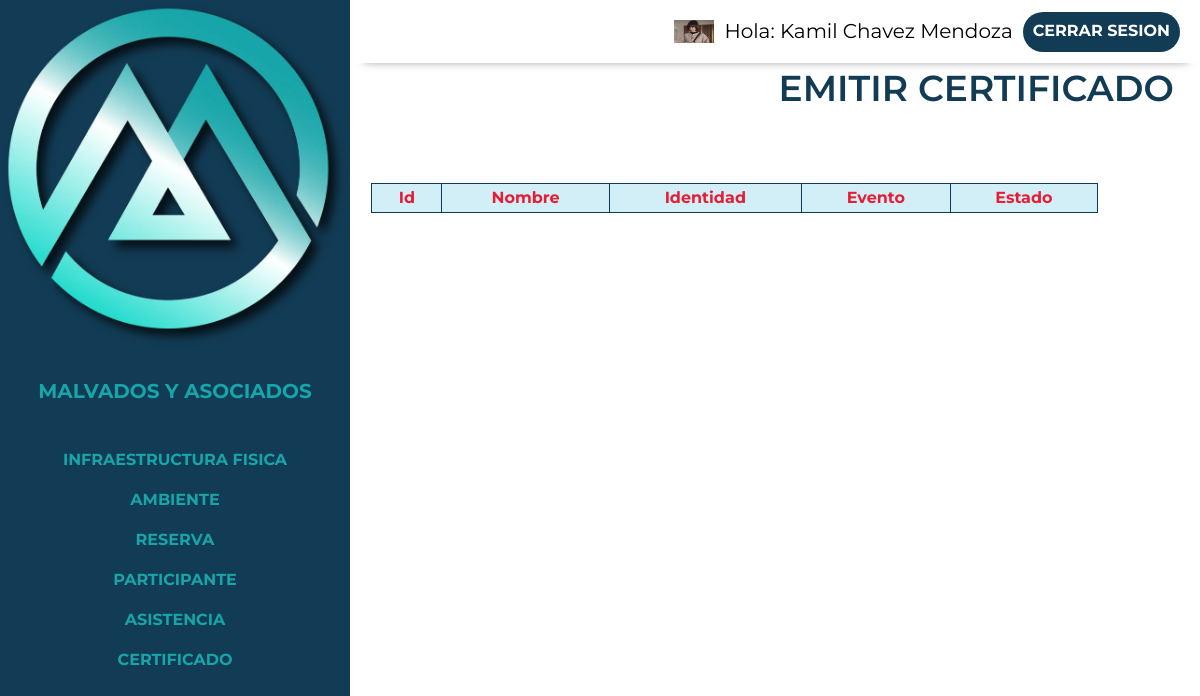
Page /control/certificado.php?id_evento=3 (signed in) on the earlier database version.
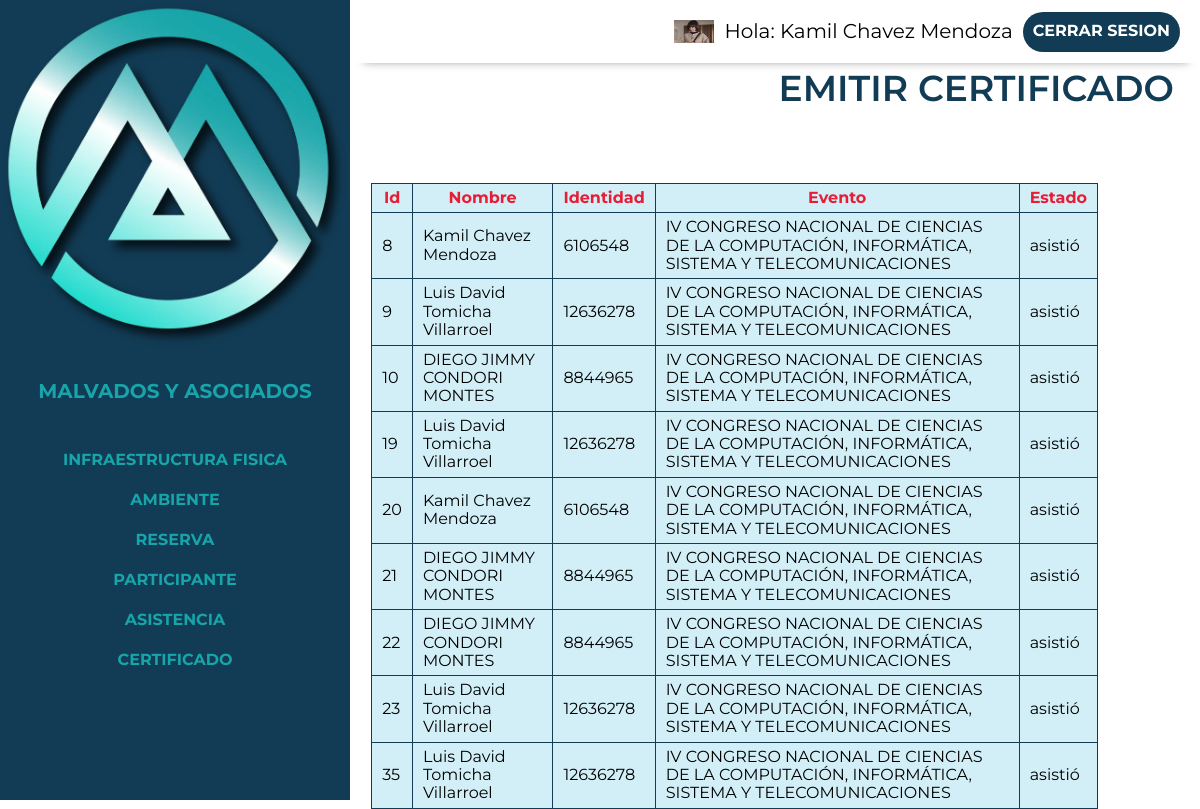
Same page on the later database version.
### tables this page shows
CREATE TABLE `usuario` (
  `id_usuario` int(20) NOT NULL,
  `nombre` varchar(60) NOT NULL,
  `apPaterno` varchar(50) NOT NULL,
  `apMaterno` varchar(50) NOT NULL,
  `email` varchar(60) NOT NULL,
  `password` char(60) DEFAULT NULL,
  `estado` varchar(60) DEFAULT NULL,
  `identidad` varchar(60) NOT NULL,
  `foto` varchar(200) DEFAULT NULL,
  `usuario` varchar(50) DEFAULT NULL,
  `celular` varchar(20) DEFAULT NULL,
  `fechaRegistro` date DEFAULT NULL,
  `token` varchar(50) DEFAULT NULL
);

CREATE TABLE `asistencia` (
  `id_asistencia` int(20) NOT NULL,
  `id_evento` int(20) NOT NULL,
  `id_usuario` int(11) NOT NULL,
  `fecha` date NOT NULL,
  `hora_entrada` time NOT NULL,
  `detalle_asistencia` text NOT NULL
);

CREATE TABLE `evento` (
  `id_evento` int(20) NOT NULL,
  `fechaEvento` date DEFAULT NULL,
  `nombreEvento` varchar(225) NOT NULL,
  `Duracion` int(45) NOT NULL,
  `descripcion` longtext NOT NULL,
  `imagen` varchar(200) DEFAULT NULL,
  `id_ambiente` int(11) NOT NULL,
  `gratuito` varchar(2) DEFAULT 'no',
  `costo` decimal(10,0) DEFAULT NULL,
  `fechaFin` date DEFAULT NULL,
  `hora_ini` time NOT NULL,
  `hora_fin` time NOT NULL,
  `estado` varchar(60) NOT NULL
);

### control/certificado.php (the view, shortened to what this page needs)
<?php require'includes/header.php';
    include("../app/conexion.php");
    if(isset($_GET['id_evento'])){
        $id_evento=$_GET['id_evento'];
        $sql="select *from asistencia where id_evento='".$id_evento."'";
        $resultado=mysqli_query($conectar, $sql);
    }
    else{
        $sql="select *from asistencia";
        $resultado=mysqli_query($conectar, $sql);
    }
?>
<div class="contenedor">
    <div class="listar ">
        <h2 >Emitir Certificado </h2>
    </div>
    <br/>
    <div class="tlis">
            <table  >
                <thead>
                    <tr>
                        <th data-titulo="Id:">Id</th>
                        <th data-titulo="Nombre:">Nombre</th>
                        <th data-titulo="Identidad:">Identidad</th>
                        <th data-titulo="Evento:">Evento</th>
                        <th data-titulo="Estado:">Estado</th>
                    </tr>
                </thead>
                <tbody>
                     <?php
                            while($filas=mysqli_fetch_assoc($resultado)){
                        ?>
                    <tr>
                            <?php
                            $i=$filas['id_usuario'];
                            $sql1="select *from usuario where id_usuario='".$i."'";
                            $res1=mysqli_query($conectar,$sql1);
                            $fil=mysqli_fetch_assoc($res1);
                            $i2=$filas['id_evento'];
                            $sql2="select *from evento where id_evento='".$i2."'";
                            $res2=mysqli_query($conectar,$sql2);
                            $fila=mysqli_fetch_assoc($res2);
                            ?>
                        <td data-titulo="Id:"><?php echo $filas['id_asistencia']?></td>
                        <td data-titulo="Nombre:"><?php echo $fil['nombre']." ".$fil['apPaterno']." ".$fil['apMaterno'];?></td>
                        <td data-titulo="Identidad:"><?php echo $fil['identidad']?></td>
                        <td data-titulo="Evento:"><?php echo $fila['nombreEvento']?></td>
                        <td data-titulo="Pago:"><?php echo $filas['detalle_asistencia']?></td>
                    </tr>
                    <?php
                    }
                    ?>
                </tbody>
            </table>
         </div>
</div>
<?php require 'includes/footer.php' ?>

### control/includes/header.php (shortened to what this page needs)
<!DOCTYPE html>
<html lang="en">
<head>
    <link rel="stylesheet" href="https://cdn.jsdelivr.net/npm/bootstrap-icons@1.10.4/font/bootstrap-icons.css">
    <link rel="stylesheet" href="../build/css/app.css">
    <link href="https://cdn.jsdelivr.net/npm/select2@4.1.0-rc.0/dist/css/select2.min.css" rel="stylesheet" />
</head>
<body>
<div class="dashboard">
    <aside class="sidebar">
        <div class="logo-principal">
            <img  loading="lazy"  width="50" heigth="80" src="../build/img/control/logo.webp" alt="desdeaqui">
            <a href="index.php"><h3>  Malvados y Asociados </h3></a>
        </div>
        <nav class="sidebar-nav flex">
            <a href="infraestructura.php">Infraestructura Fisica</a>
            <a href="ambiente.php">Ambiente</a>
            <a href="reserva.php">Reserva</a>
            <a href="participante.php">Participante</a>
            <a href="asistencia.php">Asistencia</a>
                <a href="certificado.php">Certificado</a>
        </nav>
    </aside>
    <div class="principal">
        <div class="barra flex">
            <img src="../build/img/control/sara.webp"  style="width:40px;height:23px;" class="rounded-pill">
            <p>Hola: <span>
                <?php
                $id=$_SESSION['id'];
                include("../app/conexion.php");
                $sql="select nombre, apPaterno, apMaterno from usuario where id_usuario='$id'";
                $resultado=mysqli_query($conectar,$sql);
                $filas=mysqli_fetch_assoc($resultado);
                 echo $filas['nombre'].' '.$filas['apPaterno'].' '.$filas['apMaterno'];
                ?>
                </span></p>
            <a href="../login/cerrar_session.php" class="cerrar-sesion">Cerrar Sesion</a>
        </div>

### control/includes/footer.php (shortened to what this page needs)
</body>
</html>

### build/css/app.css (style rules this page uses)
html { box-sizing:border-box;font-size:62.5% }
*,:after,:before { box-sizing:inherit }
body { font-family:Montserrat,sans-serif;font-size:1.6rem }
p { color:#000;font-size:2rem }
.contenedor { margin:0 auto;max-width:120rem;width:95% }
a { text-decoration:none }
h1,h2,h3 { margin:0 0 5rem }
h2 { font-size:3.6rem }
h3 { font-size:3rem }
img { display:block;height:auto;max-width:100%;width:100% }
html { -webkit-text-size-adjust:100%;line-height:1.15 }
body { margin:0 }
a { background-color:transparent }
img { border-style:none }
.dashboard { background-color:#fff }
@media (min-width:768px) { .dashboard { display:flex;height:100vh } }
.dashboard .principal { flex:1 }
.sidebar { background-color:#123c55;width:100% }
@media (min-width:768px) { .sidebar { max-width:35rem } }
.sidebar h3 { color:#17a5a9;font-size:2rem;margin:0;padding:2rem;text-align:left }
.sidebar .sidebar-nav { flex-direction:column;margin-top:5rem }
.sidebar .sidebar-nav a { color:#17a5a9;font-weight:700;padding:1rem;text-align:left;transition-duration:.3s;transition-property:background-color;width:100% }
.barra { background-color:#fff;box-shadow:1px 12px 9px -13px rgba(0,0,0,.4);justify-content:flex-end;padding:1rem 2rem;transition-duration:.3s;transition-property:background-color }
.barra p { margin:1rem }
.listar h2 { color:#123c55;padding:.5rem;text-align:end;text-transform:uppercase }
.barra a { background-color:#123c55;border-radius:5rem }
a { align-items:center;color:#fff;display:grid;font-weight:700;height:4rem;justify-content:center;padding:1rem;text-transform:uppercase;transition-duration:.3s;transition-property:background-color }
.flex { align-items:center;display:flex }
table { background:#d2eef7;border-collapse:collapse }
table thead { color:#e71d36 }
td,th { border:1px solid #123c55;padding:5px 10px }
@media (min-width:992px) { table { display:table;width:90% } }
h2 { font-weight:600 }

Differences in the rows shown:
added asistencia: id_asistencia "8", id_usuario.nombre "Kamil", id_usuario.apPaterno "Chavez", id_usuario.apMaterno "Mendoza", id_usuario.identidad "6106548", id_evento.nombreEvento "IV CONGRESO NACIONAL DE CIENCIAS DE LA COMPUTACIÓN, INFORMÁTICA, SISTEMA Y TELECOMUNICACIONES", detalle_asistencia "asistió"
added asistencia: id_asistencia "9", id_usuario.nombre "Luis David", id_usuario.apPaterno "Tomicha", id_usuario.apMaterno "Villarroel", id_usuario.identidad "12636278", id_evento.nombreEvento "IV CONGRESO NACIONAL DE CIENCIAS DE LA COMPUTACIÓN, INFORMÁTICA, SISTEMA Y TELECOMUNICACIONES", detalle_asistencia "asistió"
added asistencia: id_asistencia "10", id_usuario.nombre "DIEGO JIMMY", id_usuario.apPaterno "CONDORI", id_usuario.apMaterno "MONTES", id_usuario.identidad "8844965", id_evento.nombreEvento "IV CONGRESO NACIONAL DE CIENCIAS DE LA COMPUTACIÓN, INFORMÁTICA, SISTEMA Y TELECOMUNICACIONES", detalle_asistencia "asistió"
added asistencia: id_asistencia "19", id_usuario.nombre "Luis David", id_usuario.apPaterno "Tomicha", id_usuario.apMaterno "Villarroel", id_usuario.identidad "12636278", id_evento.nombreEvento "IV CONGRESO NACIONAL DE CIENCIAS DE LA COMPUTACIÓN, INFORMÁTICA, SISTEMA Y TELECOMUNICACIONES", detalle_asistencia "asistió"
added asistencia: id_asistencia "20", id_usuario.nombre "Kamil", id_usuario.apPaterno "Chavez", id_usuario.apMaterno "Mendoza", id_usuario.identidad "6106548", id_evento.nombreEvento "IV CONGRESO NACIONAL DE CIENCIAS DE LA COMPUTACIÓN, INFORMÁTICA, SISTEMA Y TELECOMUNICACIONES", detalle_asistencia "asistió"
added asistencia: id_asistencia "21", id_usuario.nombre "DIEGO JIMMY", id_usuario.apPaterno "CONDORI", id_usuario.apMaterno "MONTES", id_usuario.identidad "8844965", id_evento.nombreEvento "IV CONGRESO NACIONAL DE CIENCIAS DE LA COMPUTACIÓN, INFORMÁTICA, SISTEMA Y TELECOMUNICACIONES", detalle_asistencia "asistió"
added asistencia: id_asistencia "22", id_usuario.nombre "DIEGO JIMMY", id_usuario.apPaterno "CONDORI", id_usuario.apMaterno "MONTES", id_usuario.identidad "8844965", id_evento.nombreEvento "IV CONGRESO NACIONAL DE CIENCIAS DE LA COMPUTACIÓN, INFORMÁTICA, SISTEMA Y TELECOMUNICACIONES", detalle_asistencia "asistió"
added asistencia: id_asistencia "23", id_usuario.nombre "Luis David", id_usuario.apPaterno "Tomicha", id_usuario.apMaterno "Villarroel", id_usuario.identidad "12636278", id_evento.nombreEvento "IV CONGRESO NACIONAL DE CIENCIAS DE LA COMPUTACIÓN, INFORMÁTICA, SISTEMA Y TELECOMUNICACIONES", detalle_asistencia "asistió"
added asistencia: id_asistencia "35", id_usuario.nombre "Luis David", id_usuario.apPaterno "Tomicha", id_usuario.apMaterno "Villarroel", id_usuario.identidad "12636278", id_evento.nombreEvento "IV CONGRESO NACIONAL DE CIENCIAS DE LA COMPUTACIÓN, INFORMÁTICA, SISTEMA Y TELECOMUNICACIONES", detalle_asistencia "asistió"
